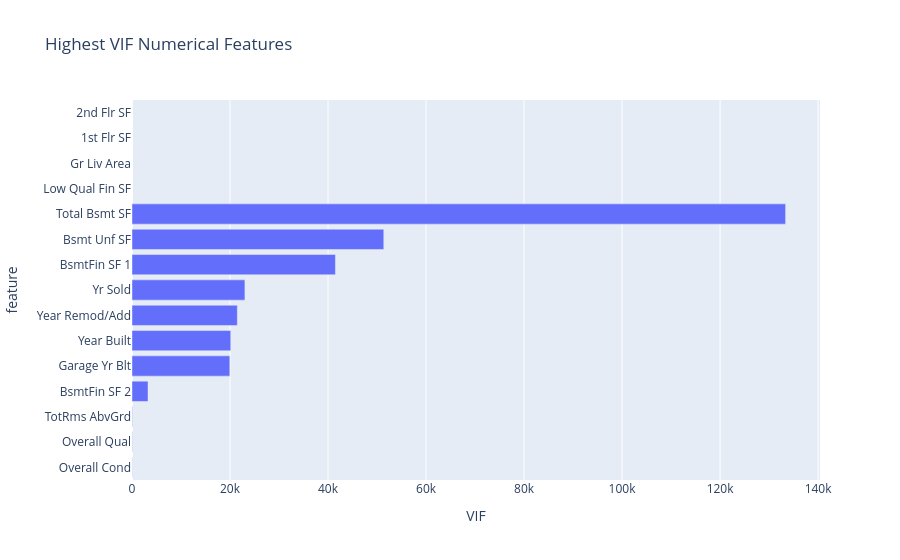

Notebook code for this chart:
### Code cell
top_vif = (
    vif_results
    .head(15)
    .sort_values(
        "VIF"
    )
)

fig = px.bar(
    top_vif,
    x="VIF",
    y="feature",
    orientation="h",
    title="Highest VIF Numerical Features"
)

fig.show()

### Figure 1 — Plotly figure (JSON) as saved in the notebook; plotly's stock layout.template omitted (floating-point values rounded to 4 significant figures)
{"data": [{"hovertemplate": "VIF=%{x}<br>feature=%{y}<extra></extra>", "legendgroup": "", "marker": {"color": "#636efa", "pattern": {"shape": ""}}, "name": "", "orientation": "h", "showlegend": false, "textposition": "auto", "type": "bar", "x": [41.47, 61.29, 79.57, 3270.0, 19960.0, 20150.0, 21500.0, 23040.0, 41510.0, 51380.0, 133400.0, Infinity, Infinity, Infinity, Infinity], "xaxis": "x", "y": ["Overall Cond", "Overall Qual", "TotRms AbvGrd", "BsmtFin SF 2", "Garage Yr Blt", "Year Built", "Year Remod/Add", "Yr Sold", "BsmtFin SF 1", "Bsmt Unf SF", "Total Bsmt SF", "Low Qual Fin SF", "Gr Liv Area", "1st Flr SF", "2nd Flr SF"], "yaxis": "y"}], "layout": {"barmode": "relative", "legend": {"tracegroupgap": 0}, "title": {"text": "Highest VIF Numerical Features"}, "xaxis": {"anchor": "y", "domain": [0, 1], "title": {"text": "VIF"}}, "yaxis": {"anchor": "x", "domain": [0, 1], "title": {"text": "feature"}}}}
